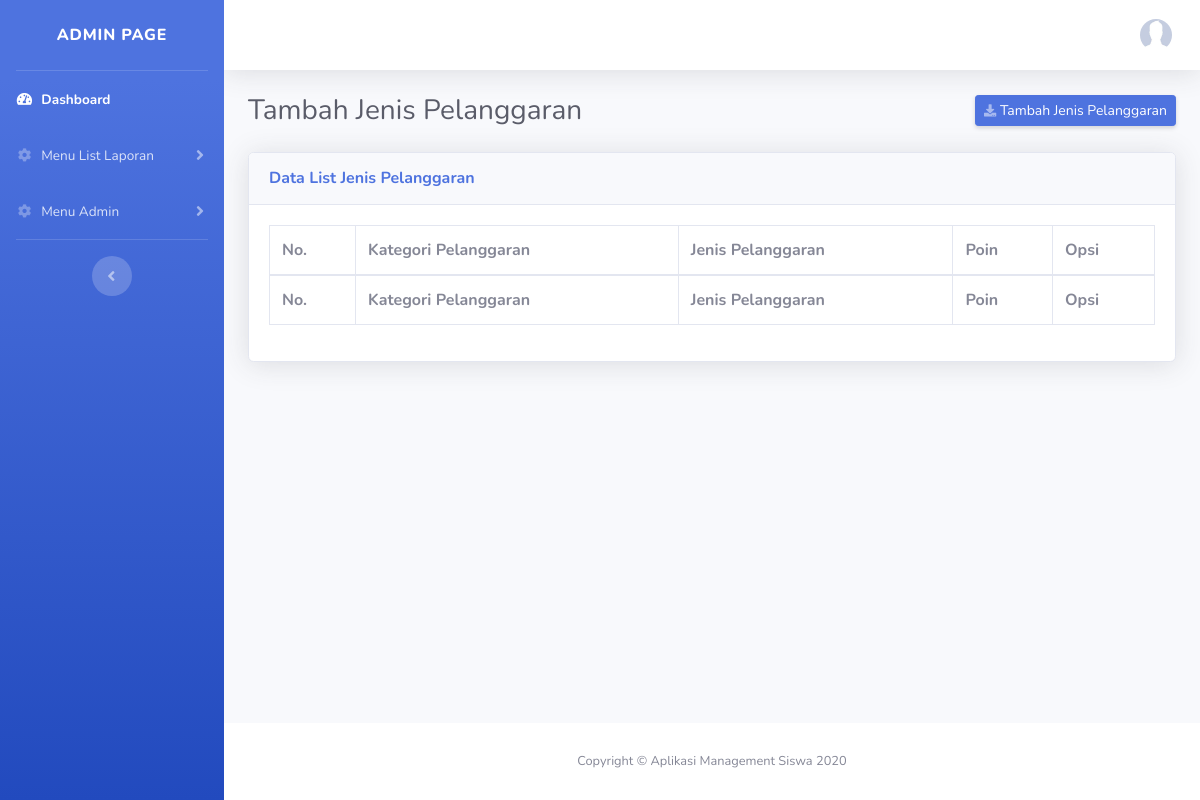
The page /index.php/jenispelanggaran on the database as committed earlier.
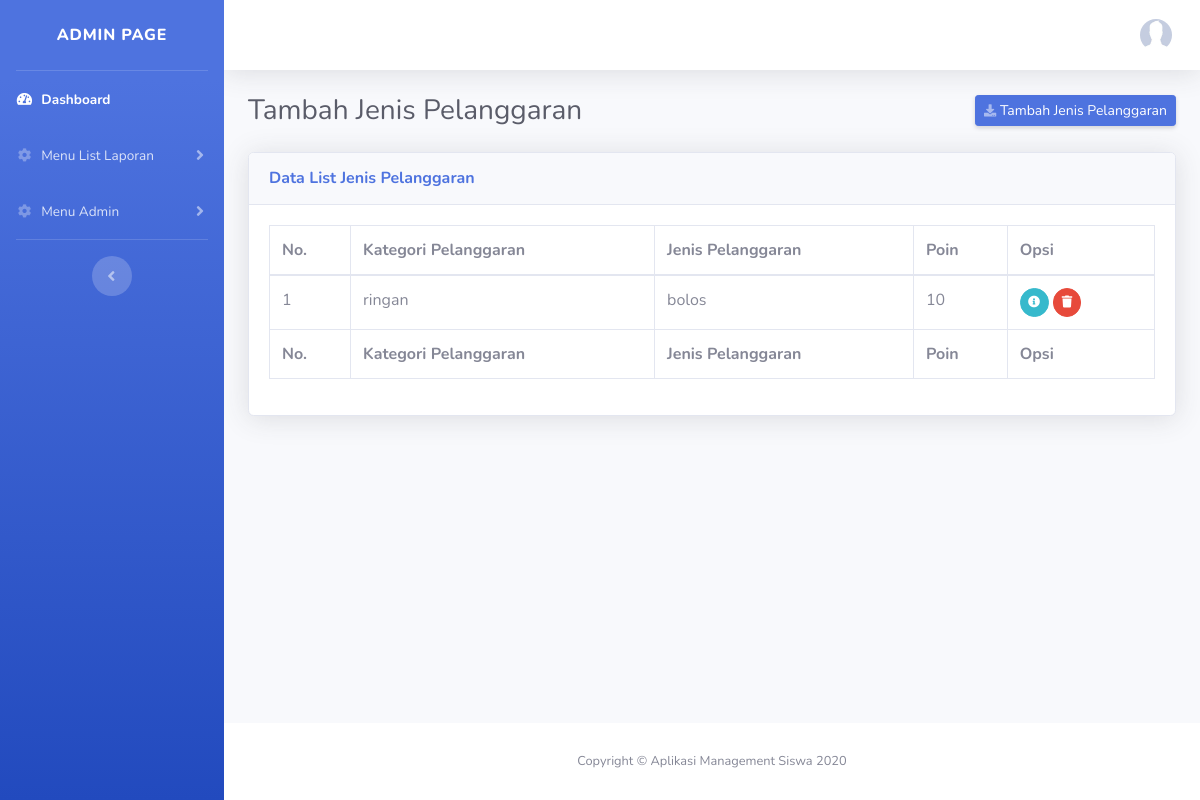
The same page on the database as committed later.
### tables this page shows
CREATE TABLE `nipel` (
  `id_jenis_pelanggaran` int(11) NOT NULL,
  `id_kategori_pelanggaran` int(11) DEFAULT NULL,
  `jenis_pelanggaran` varchar(255) DEFAULT NULL,
  `bobot_poin` int(11) DEFAULT NULL
);

CREATE TABLE `ripel` (
  `id_kategori_pelanggaran` int(11) NOT NULL,
  `kategori_pelanggaran` varchar(255) DEFAULT NULL
);

### application/controllers/JenisPelanggaran.php (called while the page is built, shortened)
<?php
class JenisPelanggaran extends CI_Controller {
    public function __construct()
    {
        $this->load->model('NipelModel');
    }
    public function index ()
    {
        $data = $this->NipelModel->getAllData();
        $this->load->view('layout/header', ['data' => $data]);
        $this->load->view('admin/side_menu');
        $this->load->view('admin/tambah_jenis_pelanggaran');
        $this->load->view('layout/footer');
    }
}

### index.php (called while the page is built, shortened)
<?php
require_once BASEPATH.'core/CodeIgniter.php';

### application/models/NipelModel.php (called while the page is built, shortened)
<?php
class NipelModel extends CI_Model
{
    public function getAllData()
    {
        $this->db->select('nipel.*, ripel.*');
        $this->db->from('nipel');
        $this->db->join('ripel', 'ripel.id_kategori_pelanggaran = nipel.id_kategori_pelanggaran');
        return $this->db->get()->result_array();
    }
}

### application/views/admin/tambah_jenis_pelanggaran.php (the view, shortened to what this page needs)
<div class="d-sm-flex align-items-center justify-content-between mb-4">
  <h1 class="h3 mb-0 text-gray-800">Tambah Jenis Pelanggaran</h1>
  <a href="#" data-toggle="modal" data-target="#tambahModal" class="d-none d-sm-inline-block btn btn-sm btn-primary shadow-sm"><i class="fas fa-download fa-sm text-white-50"></i> Tambah Jenis Pelanggaran</a>
</div>
<div class="card shadow mb-4">
  <div class="card-header py-3">
    <h6 class="m-0 font-weight-bold text-primary">Data List Jenis Pelanggaran</h6>
  </div>
  <div class="card-body">
    <div class="table-responsive">
      <table class="table table-bordered" id="dataTable" width="100%" cellspacing="0">
        <thead>
          <tr>
            <th>No.</th>
            <th>Kategori Pelanggaran</th>
            <th>Jenis Pelanggaran</th>
            <th>Poin</th>
            <th>Opsi</th>
          </tr>
        </thead>
        <tfoot>
          <tr>
            <th>No.</th>
            <th>Kategori Pelanggaran</th>
            <th>Jenis Pelanggaran</th>
            <th>Poin</th>
            <th>Opsi</th>
          </tr>
        </tfoot>
        <tbody>
            <?php $i = 1; foreach ($data as $key) : ?>
          <tr>
            <td><?= $i; ?></td>
            <td><?= $key['kategori_pelanggaran'] ?></td>
            <td><?= $key['jenis_pelanggaran'] ?></td>
            <td><?= $key['bobot_poin'] ?></td>
            <td>
                <div class="btn-group" role="group" aria-label="Basic example">
                  <form action="<?= base_url('jenispelanggaran/edit'); ?>" method="GET">
                      <button href="#" class="btn btn-info btn-circle btn-sm mr-1">
                        <i class="fas fa-info-circle"></i>
                      </button>
                  </form>
                  <form action="<?= base_url('jenispelanggaran/deleteData'); ?>" method="POST">
                      <button href="#" class="btn btn-danger btn-circle btn-sm mr-1" onclick="return confirm('Are you sure you want to delete this item?');">
                        <i class="fas fa-trash"></i>
                      </button>
                  </form>
              </div>
            </td>
          </tr>
            <?php $i++; endforeach; ?>
        </tbody>
      </table>
    </div>
  </div>
</div>

### application/views/layout/header.php (shortened to what this page needs)
<!DOCTYPE html>
<html lang="en">
<head>
  <link href="<?= base_url('assets/vendor/fontawesome-free/css/all.min.css'); ?>" rel="stylesheet" type="text/css">
  <link href="<?= base_url('assets/css/sb-admin-2.min.css'); ?>" rel="stylesheet">
  <link href="<?= base_url('assets/vendor/datatables/dataTables.bootstrap4.min.css'); ?>" rel="stylesheet">
</head>
<body id="page-top">
  <div id="wrapper">

### application/views/admin/side_menu.php (shortened to what this page needs)
<ul class="navbar-nav bg-gradient-primary sidebar sidebar-dark accordion" id="accordionSidebar">
  <a class="sidebar-brand d-flex align-items-center justify-content-center" href="<?= base_url('admindashboard'); ?>">
    <div class="sidebar-brand-text mx-3">Admin Page</div>
  </a>
  <hr class="sidebar-divider my-0">
  <li class="nav-item active">
    <a class="nav-link" href="<?= base_url('admindashboard'); ?>">
      <i class="fas fa-fw fa-tachometer-alt"></i>
      <span>Dashboard</span></a>
  </li>
  <li class="nav-item">
    <a class="nav-link collapsed" href="#" data-toggle="collapse" data-target="#collapseTwo" aria-expanded="true" aria-controls="collapseTwo">
      <i class="fas fa-fw fa-cog"></i>
      <span>Menu List Laporan</span>
    </a>
  </li>
  <li class="nav-item">
    <a class="nav-link collapsed" href="#" data-toggle="collapse" data-target="#collapseOne" aria-expanded="true" aria-controls="collapseTwo">
      <i class="fas fa-fw fa-cog"></i>
      <span>Menu Admin</span>
    </a>
  </li>
  <hr class="sidebar-divider d-none d-md-block">
  <div class="text-center d-none d-md-inline">
    <button class="rounded-circle border-0" id="sidebarToggle"></button>
  </div>
</ul>
<div id="content-wrapper" class="d-flex flex-column">
  <div id="content">
    <nav class="navbar navbar-expand navbar-light bg-white topbar mb-4 static-top shadow">
      <ul class="navbar-nav ml-auto">
        <li class="nav-item dropdown no-arrow">
          <a class="nav-link dropdown-toggle" href="#" id="userDropdown" role="button" data-toggle="dropdown" aria-haspopup="true" aria-expanded="false">
            <img class="img-profile rounded-circle" src="<?= base_url('assets/img/upload/default.jpg'); ?>">
          </a>
        </li>
      </ul>
    </nav>
    <div class="container-fluid">

### application/views/layout/footer.php (shortened to what this page needs)
</div>
      </div>
      <footer class="sticky-footer bg-white">
        <div class="container my-auto">
          <div class="copyright text-center my-auto">
            <span>Copyright &copy; Aplikasi Management Siswa 2020</span>
          </div>
        </div>
      </footer>
    </div>
  </div>
</body>
</html>

Rows that differ between the two databases and show on the page:
added nipel: id_kategori_pelanggaran.kategori_pelanggaran "ringan", jenis_pelanggaran "bolos", bobot_poin "10"
